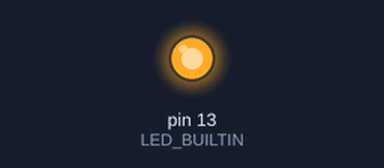
Bench run of a sketch on a simulated Arduino Uno, built with avr-gcc and run on an emulated ATmega328P. Shown: output pins drawn as LEDs (lit = HIGH). What the sketch prints to the serial monitor is not drawn.

Above: at 0.4 s.
At 19.5 s:
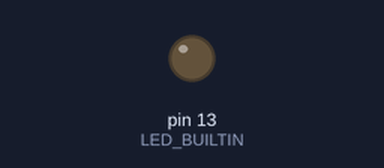
Timing chart, 0 to 26.0 s (numbered marks = the images above):
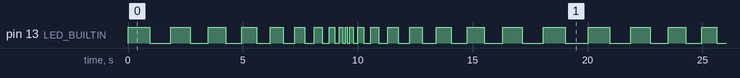

Measured:
- by itself, pin 13 (LED_BUILTIN): moves between LOW and HIGH, repeating every 20.0 s
- by itself, everything shown: repeats every 20.0 s, in 38 steps

The sketch:

Blink.ino
```cpp
int timebtw;

void setup() {
  Serial.begin(9600);
  Serial.println("V1.2");
  timebtw=1000;
  pinMode(LED_BUILTIN, OUTPUT);
}

void loop() {
  digitalWrite(LED_BUILTIN, !digitalRead(LED_BUILTIN));
  delay(timebtw = (timebtw <= 0 && timebtw%2 == 0) ? timebtw += 51 : (timebtw < 1001 && timebtw%2 == 1) ? timebtw += 50 : (timebtw <=1000 && timebtw%2==0) ? timebtw -= 50 : timebtw -= 51);
}
```
